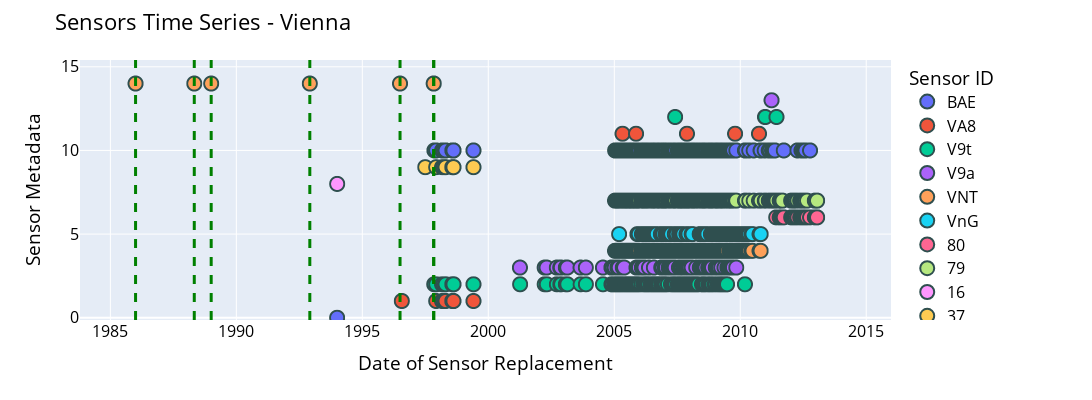

Here is the notebook cell this chart was saved with:
### Markdown cell above
## Time series of the sensor changes for the station 

Making a time series with the changes in the sensor id types, or relevant IGRA2 metadata. 

Each dot corresponds to a specific sonde type as indicated by the colors in the legend, both for the WMO and the Schroeder's data.
The complete list with the description of the instruments is provided below.

Green dots and green vertical lines represent IGRA2 metadata relative to the station, which might include also sensor information, but non exclusively.

### Code cell
import plotly.express as px


#filter date
#data_df = data_df.loc[data_df.date_time <= pd.Timestamp('1995-01-01')]

data_df['values'] = pd.factorize( data_df.sensor_id)[0]


fig = px.scatter(data_df, x="date_time", y="values", color="sensor_id",
                hover_name="sensor_id", hover_data=["comment"]
                )

fig.update_layout(title='Sensors Time Series - ' + station_name)
#fig.update_yaxes( ticktext= ['Schroeder', 'WMO', 'IGRA2'],
#                  tickvals= [1,2,3])

fig.update_layout(width= 1800, height = 400)

fig.update_layout(
    xaxis_title="Date of Sensor Replacement",
    yaxis_title="Sensor Metadata",
    legend_title="Sensor ID",
    font=dict(
        size=16,
        color="black"
    )
)

fig.update_traces(marker=dict(size=14,
                              line=dict(width=2,
                                        color='DarkSlateGrey')),
                  selector=dict(mode='markers'))




for d in stat_igra2.date_time:
    fig.add_vline(x=d, line_width=3, line_dash="dash", line_color="green")



fig.update_layout(hovermode="x unified")

fig.update_layout(
yaxis = dict(
tickfont = dict(size=16)))


fig.show()
